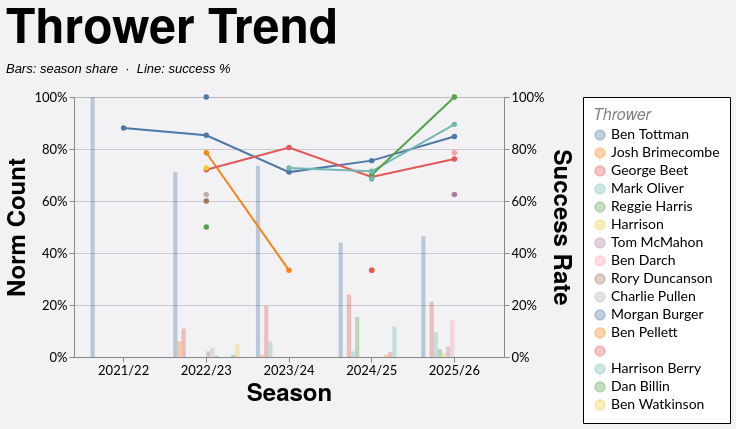

Here is the Vega-Lite specification saved for this chart:
### Vega-Lite specification from a JSON file in a GitHub repository (floating-point values rounded to 4 significant figures; data arrays with more than 128 entries replaced by an {"elided": "..."} marker saying what was removed)
{"config": {"axis": {"labelFont": "Lato, sans-serif", "titleFont": "PT Sans Narrow, Helvetica Neue, Helvetica, Arial, sans-serif", "labelFontSize": 13, "titleFontSize": 24, "gridColor": "#202947", "gridOpacity": 0.2}, "header": {"labelFont": "PT Sans Narrow, Helvetica Neue, Helvetica, Arial, sans-serif", "titleFont": "PT Sans Narrow, Helvetica Neue, Helvetica, Arial, sans-serif", "labelFontSize": 24, "titleFontSize": 28, "labelFontWeight": "bold", "orient": "left"}, "legend": {"labelFont": "Lato, sans-serif", "titleFont": "PT Sans Narrow, Helvetica Neue, Helvetica, Arial, sans-serif", "labelFontSize": 14, "titleFontSize": 16, "titlePadding": 5, "fillColor": "white", "strokeColor": "black", "padding": 10, "titleFontWeight": "lighter", "titleFontStyle": "italic", "titleColor": "gray", "offset": 10}, "title": {"font": "PT Sans Narrow, Helvetica Neue, Helvetica, Arial, sans-serif", "fontSize": 48, "fontWeight": "bold", "anchor": "start", "align": "center", "titlePadding": 20, "subtitlePadding": 10, "subtitleFontSize": 13, "subtitleColor": "", "subtitleFontStyle": "italic", "offset": 15, "color": "black"}, "axisX": {"labelAngle": 0}, "facet": {"title": null, "header": null, "align": {"row": "each", "column": "each"}}, "resolve": {"scale": {"y": "independent", "facet": "independent"}}, "background": "#f2f1f4"}, "layer": [{"mark": {"type": "bar", "opacity": 0.35}, "encoding": {"color": {"field": "thrower", "sort": null, "title": "Thrower", "type": "nominal"}, "tooltip": [{"field": "season", "title": "Season", "type": "nominal"}, {"field": "thrower", "title": "Thrower", "type": "nominal"}, {"field": "won", "format": ",.0f", "title": "Won", "type": "quantitative"}, {"field": "attempts", "format": ",.0f", "title": "Attempts", "type": "quantitative"}, {"field": "norm_count", "format": ".1%", "title": "Norm Count", "type": "quantitative"}, {"field": "success_rate", "format": ".1%", "title": "Success Rate", "type": "quantitative"}], "x": {"field": "season", "sort": ["2021/22", "2022/23", "2023/24", "2024/25", "2025/26"], "title": "Season", "type": "nominal"}, "xOffset": {"field": "thrower", "sort": null, "type": "nominal"}, "y": {"axis": {"format": "%", "orient": "left"}, "field": "norm_count", "scale": {"domain": [0, 1]}, "title": "Norm Count", "type": "quantitative"}}, "transform": [{"filter": "(loSquad == 'All' || datum.squad == loSquad) && (loGameType == 'All' || (loGameType == 'League + Cup' && (datum.game_type == 'League' || datum.game_type == 'Cup')) || (loGameType == 'League only' && datum.game_type == 'League') || datum.game_type == loGameType) && (loOpposition == 'All' || datum.opposition == loOpposition) && (loThrower == 'All' || datum.thrower == loThrower) && (loJumper == 'All' || datum.jumper == loJumper) && (loArea == 'All' || datum.area == loArea) && (loNumbers == 'All' || datum.numbers == loNumbers) && (loCallType == 'All' || datum.call_type == loCallType)"}, {"aggregate": [{"op": "count", "as": "attempts"}, {"op": "sum", "field": "won", "as": "won"}], "groupby": ["season", "thrower"]}, {"joinaggregate": [{"op": "sum", "field": "attempts", "as": "season_attempts"}], "groupby": ["season"]}, {"calculate": "datum.attempts / datum.season_attempts", "as": "norm_count"}, {"calculate": "datum.won / datum.attempts", "as": "success_rate"}]}, {"mark": {"type": "line", "point": true, "strokeWidth": 2}, "encoding": {"color": {"field": "thrower", "sort": null, "title": "Thrower", "type": "nominal"}, "detail": {"field": "thrower", "type": "nominal"}, "tooltip": [{"field": "season", "title": "Season", "type": "nominal"}, {"field": "thrower", "title": "Thrower", "type": "nominal"}, {"field": "won", "format": ",.0f", "title": "Won", "type": "quantitative"}, {"field": "attempts", "format": ",.0f", "title": "Attempts", "type": "quantitative"}, {"field": "norm_count", "format": ".1%", "title": "Norm Count", "type": "quantitative"}, {"field": "success_rate", "format": ".1%", "title": "Success Rate", "type": "quantitative"}], "x": {"field": "season", "sort": ["2021/22", "2022/23", "2023/24", "2024/25", "2025/26"], "title": "Season", "type": "nominal"}, "y": {"axis": {"format": "%", "orient": "right"}, "field": "success_rate", "scale": {"domain": [0, 1]}, "title": "Success Rate", "type": "quantitative"}}, "transform": [{"filter": "(loSquad == 'All' || datum.squad == loSquad) && (loGameType == 'All' || (loGameType == 'League + Cup' && (datum.game_type == 'League' || datum.game_type == 'Cup')) || (loGameType == 'League only' && datum.game_type == 'League') || datum.game_type == loGameType) && (loOpposition == 'All' || datum.opposition == loOpposition) && (loThrower == 'All' || datum.thrower == loThrower) && (loJumper == 'All' || datum.jumper == loJumper) && (loArea == 'All' || datum.area == loArea) && (loNumbers == 'All' || datum.numbers == loNumbers) && (loCallType == 'All' || datum.call_type == loCallType)"}, {"aggregate": [{"op": "count", "as": "attempts"}, {"op": "sum", "field": "won", "as": "won"}], "groupby": ["season", "thrower"]}, {"joinaggregate": [{"op": "sum", "field": "attempts", "as": "season_attempts"}], "groupby": ["season"]}, {"calculate": "datum.attempts / datum.season_attempts", "as": "norm_count"}, {"calculate": "datum.won / datum.attempts", "as": "success_rate"}]}], "data": {"name": "data-73f91a64a43d4e9fe8f6d842372acc63"}, "height": 260, "params": [{"name": "loSquad", "value": "All"}, {"name": "loSeason", "value": "All"}, {"name": "loGameType", "value": "All"}, {"name": "loOpposition", "value": "All"}, {"name": "loThrower", "value": "All"}, {"name": "loJumper", "value": "All"}, {"name": "loArea", "value": "All"}, {"name": "loNumbers", "value": "All"}, {"name": "loCallType", "value": "All"}], "resolve": {"scale": {"y": "independent"}}, "title": {"text": "Thrower Trend", "subtitle": "Bars: season share  ·  Line: success %"}, "width": 430, "$schema": "https://vega.github.io/schema/vega-lite/v5.20.1.json", "datasets": {"data-73f91a64a43d4e9fe8f6d842372acc63": {"elided": "1228 records"}}}
